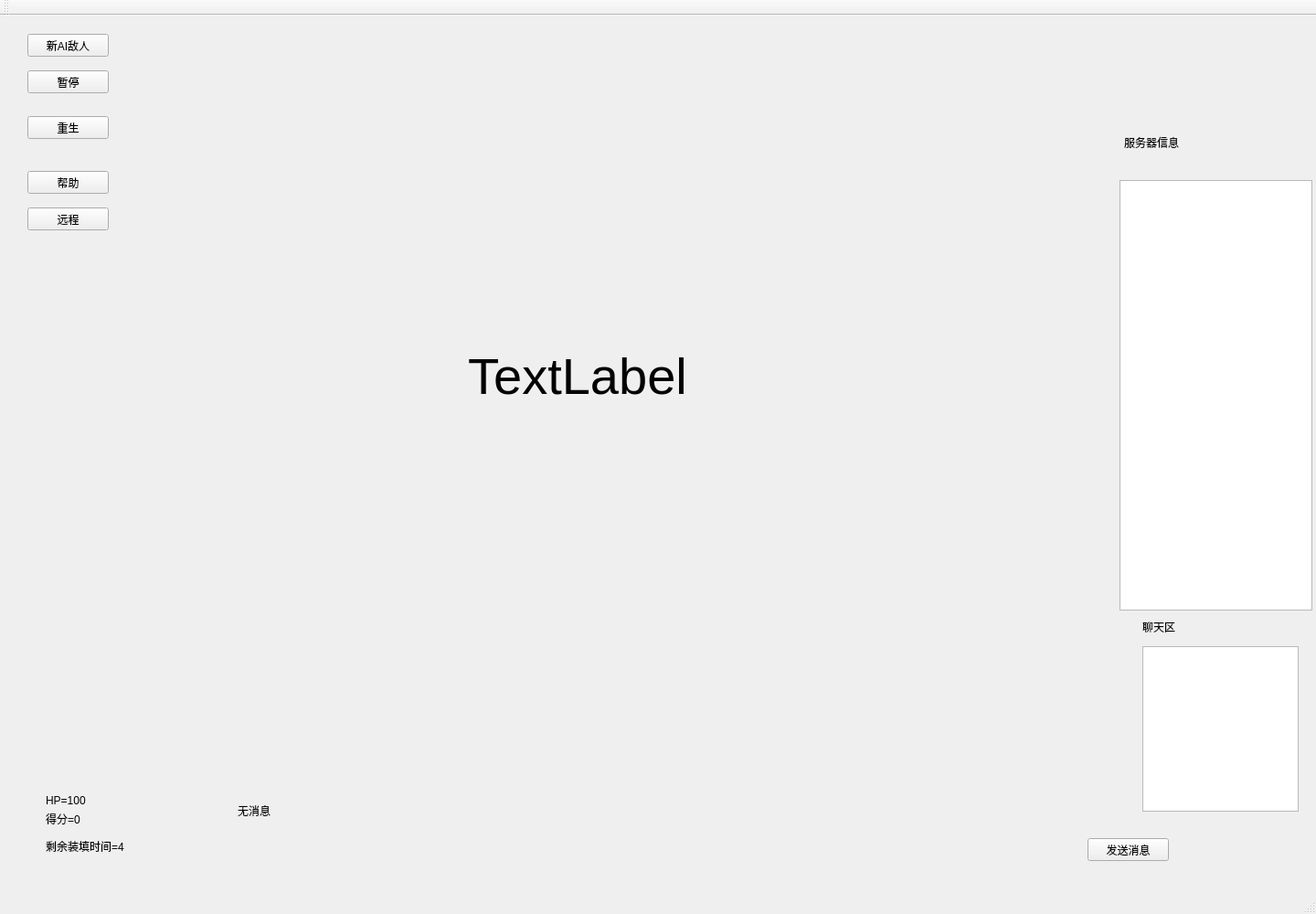
<?xml version="1.0" encoding="UTF-8"?>
<ui version="4.0">
 <class>MainWindow</class>
 <widget class="QMainWindow" name="MainWindow">
  <property name="geometry">
   <rect>
    <x>0</x>
    <y>0</y>
    <width>1440</width>
    <height>1000</height>
   </rect>
  </property>
  <property name="mouseTracking">
   <bool>false</bool>
  </property>
  <property name="windowTitle">
   <string>MainWindow</string>
  </property>
  <widget class="QWidget" name="centralWidget">
   <widget class="QPushButton" name="pushButton">
    <property name="geometry">
     <rect>
      <x>30</x>
      <y>20</y>
      <width>89</width>
      <height>25</height>
     </rect>
    </property>
    <property name="text">
     <string>新AI敌人</string>
    </property>
   </widget>
   <widget class="QLabel" name="label">
    <property name="geometry">
     <rect>
      <x>120</x>
      <y>10</y>
      <width>1024</width>
      <height>768</height>
     </rect>
    </property>
    <property name="font">
     <font>
      <pointsize>42</pointsize>
     </font>
    </property>
    <property name="text">
     <string>TextLabel</string>
    </property>
    <property name="alignment">
     <set>Qt::AlignCenter</set>
    </property>
   </widget>
   <widget class="QLabel" name="info">
    <property name="geometry">
     <rect>
      <x>260</x>
      <y>860</y>
      <width>481</width>
      <height>20</height>
     </rect>
    </property>
    <property name="text">
     <string>无消息</string>
    </property>
   </widget>
   <widget class="QLabel" name="labelHp">
    <property name="geometry">
     <rect>
      <x>50</x>
      <y>850</y>
      <width>67</width>
      <height>17</height>
     </rect>
    </property>
    <property name="text">
     <string>HP=100</string>
    </property>
   </widget>
   <widget class="QLabel" name="labelScore">
    <property name="geometry">
     <rect>
      <x>50</x>
      <y>870</y>
      <width>91</width>
      <height>17</height>
     </rect>
    </property>
    <property name="text">
     <string>得分=0</string>
    </property>
   </widget>
   <widget class="QLabel" name="labelReload">
    <property name="geometry">
     <rect>
      <x>50</x>
      <y>900</y>
      <width>171</width>
      <height>17</height>
     </rect>
    </property>
    <property name="text">
     <string>剩余装填时间=4</string>
    </property>
   </widget>
   <widget class="QPushButton" name="pushButton_2">
    <property name="geometry">
     <rect>
      <x>30</x>
      <y>60</y>
      <width>89</width>
      <height>25</height>
     </rect>
    </property>
    <property name="text">
     <string>暂停</string>
    </property>
   </widget>
   <widget class="QPushButton" name="pushButton_3">
    <property name="geometry">
     <rect>
      <x>30</x>
      <y>110</y>
      <width>89</width>
      <height>25</height>
     </rect>
    </property>
    <property name="text">
     <string>重生</string>
    </property>
   </widget>
   <widget class="QPushButton" name="pushButton_4">
    <property name="geometry">
     <rect>
      <x>30</x>
      <y>170</y>
      <width>89</width>
      <height>25</height>
     </rect>
    </property>
    <property name="text">
     <string>帮助</string>
    </property>
   </widget>
   <widget class="QPushButton" name="pushButton_5">
    <property name="geometry">
     <rect>
      <x>30</x>
      <y>210</y>
      <width>89</width>
      <height>25</height>
     </rect>
    </property>
    <property name="text">
     <string>远程</string>
    </property>
   </widget>
   <widget class="QLabel" name="label_2">
    <property name="geometry">
     <rect>
      <x>1230</x>
      <y>130</y>
      <width>101</width>
      <height>17</height>
     </rect>
    </property>
    <property name="text">
     <string>服务器信息</string>
    </property>
   </widget>
   <widget class="QListWidget" name="sinfo">
    <property name="geometry">
     <rect>
      <x>1225</x>
      <y>180</y>
      <width>211</width>
      <height>471</height>
     </rect>
    </property>
   </widget>
   <widget class="QTextEdit" name="chatEdit">
    <property name="geometry">
     <rect>
      <x>1250</x>
      <y>690</y>
      <width>171</width>
      <height>181</height>
     </rect>
    </property>
   </widget>
   <widget class="QLabel" name="label_3">
    <property name="geometry">
     <rect>
      <x>1250</x>
      <y>660</y>
      <width>67</width>
      <height>17</height>
     </rect>
    </property>
    <property name="text">
     <string>聊天区</string>
    </property>
   </widget>
   <widget class="QPushButton" name="sendChat">
    <property name="geometry">
     <rect>
      <x>1190</x>
      <y>900</y>
      <width>89</width>
      <height>25</height>
     </rect>
    </property>
    <property name="text">
     <string>发送消息</string>
    </property>
   </widget>
  </widget>
  <widget class="QMenuBar" name="menuBar">
   <property name="geometry">
    <rect>
     <x>0</x>
     <y>0</y>
     <width>1440</width>
     <height>22</height>
    </rect>
   </property>
  </widget>
  <widget class="QToolBar" name="mainToolBar">
   <attribute name="toolBarArea">
    <enum>TopToolBarArea</enum>
   </attribute>
   <attribute name="toolBarBreak">
    <bool>false</bool>
   </attribute>
  </widget>
  <widget class="QStatusBar" name="statusBar"/>
 </widget>
 <layoutdefault spacing="6" margin="11"/>
 <resources/>
 <connections/>
</ui>
